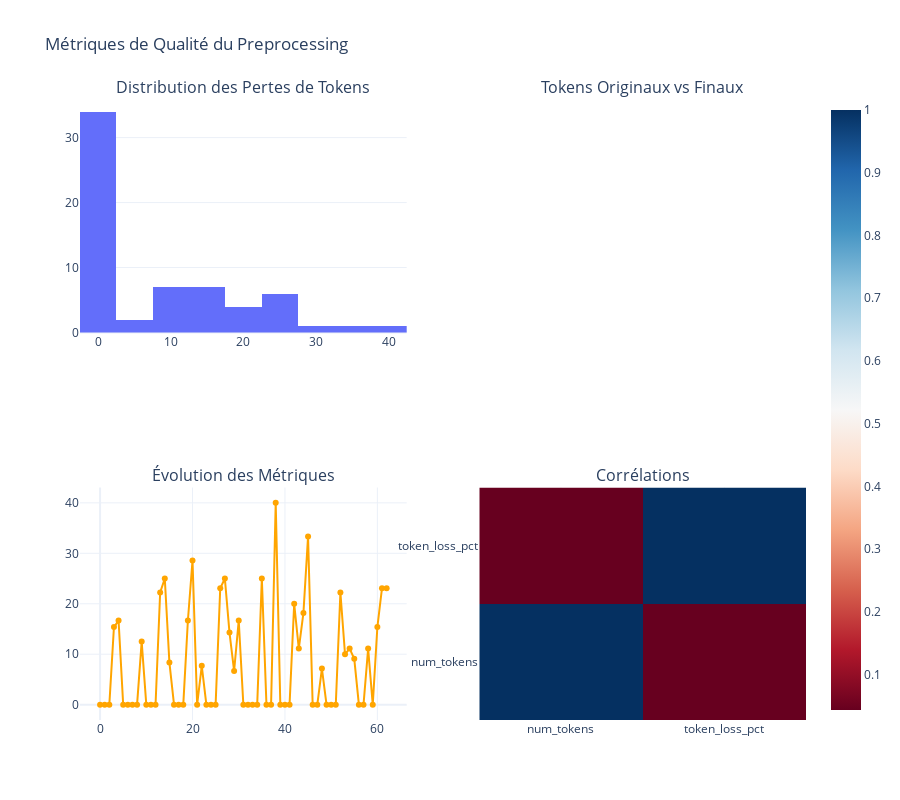

The notebook cell this image was saved under:
### Markdown cell above
## 📈 4. Métriques de Qualité du Preprocessing

### Code cell
if not df_processed.empty:
    metrics_cols = ['token_loss_pct', 'num_tokens_original', 'num_tokens_final']
    available_metrics = [col for col in metrics_cols if col in df_processed.columns]
    
    if available_metrics:
        # Créer un subplot pour les métriques
        fig = make_subplots(
            rows=2, cols=2,
            subplot_titles=['Distribution des Pertes de Tokens',
                          'Tokens Originaux vs Finaux',
                          'Évolution des Métriques',
                          'Corrélations'],
            specs=[[{"type": "histogram"}, {"type": "scatter"}],
                   [{"type": "scatter"}, {"type": "heatmap"}]]
        )
        
        # 1. Distribution des pertes de tokens
        if 'token_loss_pct' in df_processed.columns:
            token_losses = df_processed['token_loss_pct'].dropna()
            fig.add_trace(
                go.Histogram(x=token_losses, nbinsx=20, name="Pertes de Tokens"),
                row=1, col=1
            )
        
        # 2. Scatter plot: tokens originaux vs finaux
        if all(col in df_processed.columns for col in ['num_tokens_original', 'num_tokens_final']):
            fig.add_trace(
                go.Scatter(
                    x=df_processed['num_tokens_original'],
                    y=df_processed['num_tokens_final'],
                    mode='markers',
                    name="Tokens",
                    marker=dict(color='red', size=6)
                ),
                row=1, col=2
            )
            
            # Ajouter ligne diagonale (parfaite conservation)
            max_tokens = max(df_processed['num_tokens_original'].max(), 
                           df_processed['num_tokens_final'].max())
            fig.add_trace(
                go.Scatter(
                    x=[0, max_tokens],
                    y=[0, max_tokens],
                    mode='lines',
                    name="Conservation Parfaite",
                    line=dict(dash='dash', color='gray')
                ),
                row=1, col=2
            )
        
        # 3. Évolution des pertes
        if 'token_loss_pct' in df_processed.columns:
            fig.add_trace(
                go.Scatter(
                    x=list(range(len(df_processed))),
                    y=df_processed['token_loss_pct'],
                    mode='lines+markers',
                    name="Évolution Pertes",
                    line=dict(color='orange')
                ),
                row=2, col=1
            )
        
        # 4. Heatmap des corrélations
        numeric_cols = df_processed.select_dtypes(include=[np.number]).columns
        if len(numeric_cols) > 1:
            corr_matrix = df_processed[numeric_cols].corr()
            fig.add_trace(
                go.Heatmap(
                    z=corr_matrix.values,
                    x=corr_matrix.columns,
                    y=corr_matrix.columns,
                    colorscale='RdBu',
                    name="Corrélations"
                ),
                row=2, col=2
            )
        
        fig.update_layout(
            height=800,
            title_text="Métriques de Qualité du Preprocessing",
            showlegend=False
        )
        
        fig.show()
        
        # Statistiques détaillées
        print(f"\n📊 Statistiques de preprocessing:")
        if 'token_loss_pct' in df_processed.columns:
            losses = df_processed['token_loss_pct'].dropna()
            print(f"   Perte moyenne de tokens: {losses.mean():.1f}%")
            print(f"   Perte médiane: {losses.median():.1f}%")
            print(f"   Écart-type: {losses.std():.1f}%")
        
        if 'num_tokens_final' in df_processed.columns:
            final_tokens = df_processed['num_tokens_final'].dropna()
            print(f"   Tokens finaux moyens: {final_tokens.mean():.1f}")
            print(f"   Article le plus long: {final_tokens.max():.0f} tokens")
            print(f"   Article le plus court: {final_tokens.min():.0f} tokens")
            
    else:
        print("❌ Métriques de preprocessing non disponibles")
else:
    print("❌ Données de preprocessing non disponibles")

### Figure 1 — Plotly figure (JSON) as saved in the notebook; plotly's stock layout.template omitted (floating-point values rounded to 4 significant figures)
{"data": [{"name": "Pertes de Tokens", "nbinsx": 20, "type": "histogram", "x": [0, 0, 0, 15.38, 16.67, 0, 0, 0, 0, 12.5, 0, 0, 0, 22.22, 25, 8.33, 0, 0, 0, 16.67, 28.57, 0, 7.69, 0, 0, 0, 23.08, 25, 14.29, 6.67, 16.67, 0, 0, 0, 0, 25, 0, 0, 40, 0, 0, 0, 20, 11.11, 18.18, 33.33, 0, 0, 7.14, 0, 0, 0, 22.22, 10, 11.11, 9.09, 0, 0, 11.11, 0, 15.38, 23.08, 23.08], "xaxis": "x", "yaxis": "y"}, {"line": {"color": "orange"}, "mode": "lines+markers", "name": "Évolution Pertes", "type": "scatter", "x": [0, 1, 2, 3, 4, 5, 6, 7, 8, 9, 10, 11, 12, 13, 14, 15, 16, 17, 18, 19, 20, 21, 22, 23, 24, 25, 26, 27, 28, 29, 30, 31, 32, 33, 34, 35, 36, 37, 38, 39, 40, 41, 42, 43, 44, 45, 46, 47, 48, 49, 50, 51, 52, 53, 54, 55, 56, 57, 58, 59, 60, 61, 62], "xaxis": "x3", "y": [0, 0, 0, 15.38, 16.67, 0, 0, 0, 0, 12.5, 0, 0, 0, 22.22, 25, 8.33, 0, 0, 0, 16.67, 28.57, 0, 7.69, 0, 0, 0, 23.08, 25, 14.29, 6.67, 16.67, 0, 0, 0, 0, 25, 0, 0, 40, 0, 0, 0, 20, 11.11, 18.18, 33.33, 0, 0, 7.14, 0, 0, 0, 22.22, 10, 11.11, 9.09, 0, 0, 11.11, 0, 15.38, 23.08, 23.08], "yaxis": "y3"}, {"colorscale": [[0, "rgb(103,0,31)"], [0.1, "rgb(178,24,43)"], [0.2, "rgb(214,96,77)"], [0.3, "rgb(244,165,130)"], [0.4, "rgb(253,219,199)"], [0.5, "rgb(247,247,247)"], [0.6, "rgb(209,229,240)"], [0.7, "rgb(146,197,222)"], [0.8, "rgb(67,147,195)"], [0.9, "rgb(33,102,172)"], [1, "rgb(5,48,97)"]], "name": "Corrélations", "type": "heatmap", "x": ["num_tokens", "token_loss_pct"], "xaxis": "x4", "y": ["num_tokens", "token_loss_pct"], "yaxis": "y4", "z": [[1, 0.04373], [0.04373, 1]]}], "layout": {"annotations": [{"font": {"size": 16}, "showarrow": false, "text": "Distribution des Pertes de Tokens", "x": 0.225, "xanchor": "center", "xref": "paper", "y": 1, "yanchor": "bottom", "yref": "paper"}, {"font": {"size": 16}, "showarrow": false, "text": "Tokens Originaux vs Finaux", "x": 0.775, "xanchor": "center", "xref": "paper", "y": 1, "yanchor": "bottom", "yref": "paper"}, {"font": {"size": 16}, "showarrow": false, "text": "Évolution des Métriques", "x": 0.225, "xanchor": "center", "xref": "paper", "y": 0.375, "yanchor": "bottom", "yref": "paper"}, {"font": {"size": 16}, "showarrow": false, "text": "Corrélations", "x": 0.775, "xanchor": "center", "xref": "paper", "y": 0.375, "yanchor": "bottom", "yref": "paper"}], "height": 800, "showlegend": false, "title": {"text": "Métriques de Qualité du Preprocessing"}, "xaxis": {"anchor": "y", "domain": [0, 0.45]}, "xaxis2": {"anchor": "y2", "domain": [0.55, 1]}, "xaxis3": {"anchor": "y3", "domain": [0, 0.45]}, "xaxis4": {"anchor": "y4", "domain": [0.55, 1]}, "yaxis": {"anchor": "x", "domain": [0.625, 1]}, "yaxis2": {"anchor": "x2", "domain": [0.625, 1]}, "yaxis3": {"anchor": "x3", "domain": [0, 0.375]}, "yaxis4": {"anchor": "x4", "domain": [0, 0.375]}}}
